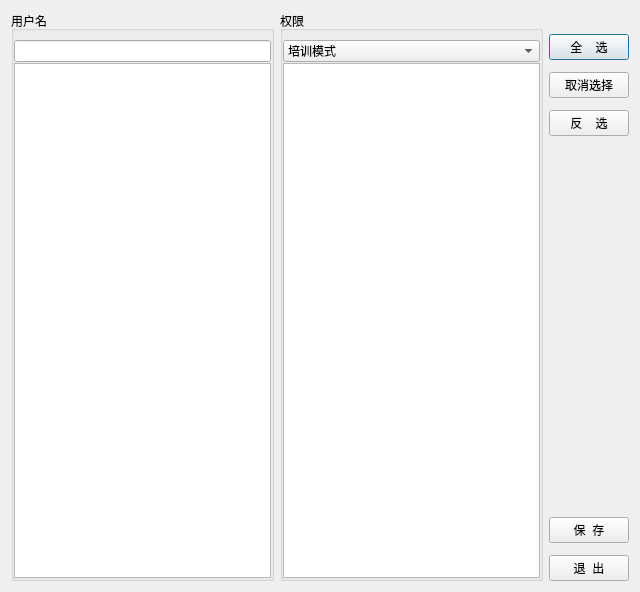
<?xml version="1.0" encoding="UTF-8"?>
<ui version="4.0">
 <class>CPrivilegeMananger</class>
 <widget class="QDialog" name="CPrivilegeMananger">
  <property name="geometry">
   <rect>
    <x>0</x>
    <y>0</y>
    <width>640</width>
    <height>592</height>
   </rect>
  </property>
  <property name="windowTitle">
   <string>用户权限配置</string>
  </property>
  <property name="styleSheet">
   <string notr="true">font: 14pt &quot;宋体&quot;;</string>
  </property>
  <layout class="QHBoxLayout" name="horizontalLayout">
   <item>
    <widget class="QGroupBox" name="groupBox">
     <property name="title">
      <string>用户名</string>
     </property>
     <property name="flat">
      <bool>false</bool>
     </property>
     <layout class="QVBoxLayout" name="verticalLayout_4">
      <property name="leftMargin">
       <number>0</number>
      </property>
      <property name="topMargin">
       <number>9</number>
      </property>
      <property name="rightMargin">
       <number>0</number>
      </property>
      <property name="bottomMargin">
       <number>0</number>
      </property>
      <item>
       <layout class="QVBoxLayout" name="verticalLayout_2">
        <property name="spacing">
         <number>1</number>
        </property>
        <item>
         <widget class="QLineEdit" name="editName"/>
        </item>
        <item>
         <widget class="QListView" name="listUser">
          <property name="editTriggers">
           <set>QAbstractItemView::NoEditTriggers</set>
          </property>
          <property name="selectionBehavior">
           <enum>QAbstractItemView::SelectItems</enum>
          </property>
         </widget>
        </item>
       </layout>
      </item>
     </layout>
    </widget>
   </item>
   <item>
    <widget class="QGroupBox" name="groupBox_2">
     <property name="title">
      <string>权限</string>
     </property>
     <layout class="QVBoxLayout" name="verticalLayout_5">
      <property name="leftMargin">
       <number>0</number>
      </property>
      <property name="rightMargin">
       <number>0</number>
      </property>
      <property name="bottomMargin">
       <number>0</number>
      </property>
      <item>
       <layout class="QVBoxLayout" name="verticalLayout">
        <property name="spacing">
         <number>1</number>
        </property>
        <item>
         <widget class="QComboBox" name="comboMode">
          <item>
           <property name="text">
            <string>培训模式</string>
           </property>
          </item>
          <item>
           <property name="text">
            <string>考试模式</string>
           </property>
          </item>
         </widget>
        </item>
        <item>
         <widget class="QListWidget" name="listPrivilege"/>
        </item>
       </layout>
      </item>
     </layout>
    </widget>
   </item>
   <item>
    <layout class="QVBoxLayout" name="verticalLayout_3">
     <property name="spacing">
      <number>12</number>
     </property>
     <property name="topMargin">
      <number>23</number>
     </property>
     <item>
      <widget class="QPushButton" name="buttonSelectAll">
       <property name="text">
        <string>全    选</string>
       </property>
      </widget>
     </item>
     <item>
      <widget class="QPushButton" name="buttonSelectOff">
       <property name="text">
        <string>取消选择</string>
       </property>
      </widget>
     </item>
     <item>
      <widget class="QPushButton" name="buttonSelectInvert">
       <property name="text">
        <string>反    选</string>
       </property>
      </widget>
     </item>
     <item>
      <spacer name="verticalSpacer">
       <property name="orientation">
        <enum>Qt::Vertical</enum>
       </property>
       <property name="sizeHint" stdset="0">
        <size>
         <width>20</width>
         <height>40</height>
        </size>
       </property>
      </spacer>
     </item>
     <item>
      <widget class="QPushButton" name="buttonSave">
       <property name="text">
        <string>保  存</string>
       </property>
      </widget>
     </item>
     <item>
      <widget class="QPushButton" name="buttonExit">
       <property name="text">
        <string>退  出</string>
       </property>
      </widget>
     </item>
    </layout>
   </item>
  </layout>
 </widget>
 <resources/>
 <connections/>
</ui>
